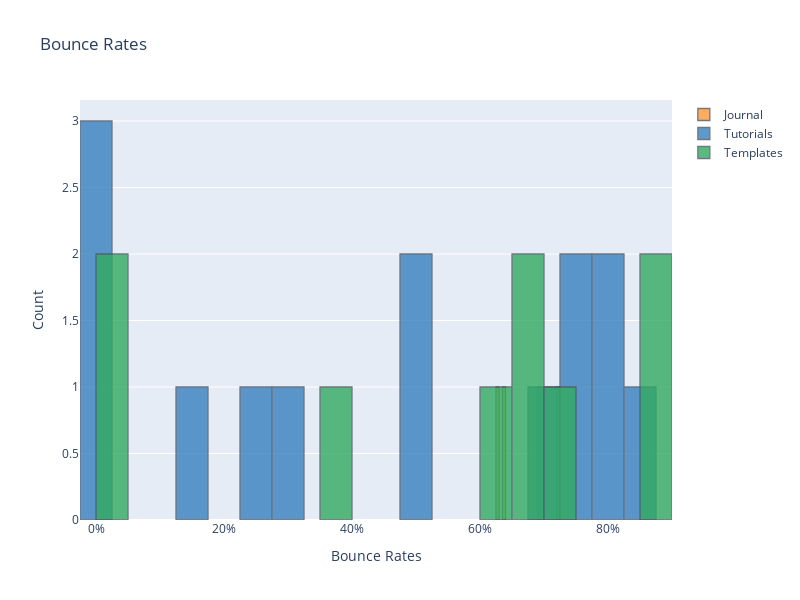

The cell this chart's notebook holds for it:
### Code cell
layout = cf.Layout(
    height = 600,
    width = 800,
    yaxis = dict(
        title = 'Count'),
    xaxis = dict(
        title = 'Bounce Rates',
        ticksuffix = '%'),
    title = 'Bounce Rates'
)

df3["Journal"]=df3[df3["Landing Page"]=="journal"]["Bounce Rate"]
df3["Tutorials"]=df3[df3["Landing Page"]=="tutorials"]["Bounce Rate"]
df3["Templates"]=df3[df3["Landing Page"]=="templates"]["Bounce Rate"]
df3[["Journal","Tutorials","Templates"]].iplot(asFigure=True,kind="histogram", bins=20, theme="white", title="Average Session Durations",
         xTitle='Session Durations', yTitle='Count', layout=layout)

### Figure 1 — Plotly figure (JSON) as saved in the notebook; plotly's stock layout.template omitted (floating-point values rounded to 4 significant figures)
{"data": [{"histfunc": "count", "histnorm": "", "marker": {"color": "rgba(255, 153, 51, 1.0)", "line": {"color": "#4D5663", "width": 1.3}}, "name": "Journal", "nbinsx": 20, "opacity": 0.8, "orientation": "v", "type": "histogram", "x": [69.01, null, 63.66, 62.8, null, null, null, null, null, null, null, null, null, null, null, null, null, null, 72.31, null, null, null, null, null, null, null, null]}, {"histfunc": "count", "histnorm": "", "marker": {"color": "rgba(55, 128, 191, 1.0)", "line": {"color": "#4D5663", "width": 1.3}}, "name": "Tutorials", "nbinsx": 20, "opacity": 0.8, "orientation": "v", "type": "histogram", "x": [null, 80.49, null, null, null, null, 74.44, null, 70.55, 26.67, null, 74.03, 31.25, 0, 51.61, 50, 83.95, null, null, 81.69, null, null, 16.67, 0, null, null, 0]}, {"histfunc": "count", "histnorm": "", "marker": {"color": "rgba(50, 171, 96, 1.0)", "line": {"color": "#4D5663", "width": 1.3}}, "name": "Templates", "nbinsx": 20, "opacity": 0.8, "orientation": "v", "type": "histogram", "x": [null, null, null, null, 74.93, 66.82, null, 86.25, null, null, 60.92, null, null, null, null, null, null, 37.5, null, null, 66.67, 86.96, null, null, 0, 0, null]}], "layout": {"barmode": "overlay", "height": 600, "title": {"text": "Bounce Rates"}, "width": 800, "xaxis": {"autorange": true, "range": [-2.5, 90], "ticksuffix": "%", "title": {"text": "Bounce Rates"}, "type": "linear"}, "yaxis": {"autorange": true, "range": [0, 3.158], "title": {"text": "Count"}}}}
